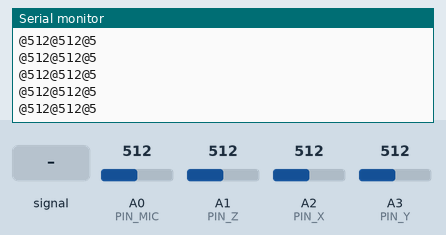
Bench run of a sketch on a simulated Arduino Uno, built with avr-gcc and run on an emulated ATmega328P. Parts: the last lines printed to the serial monitor. The inputs (shaded band) are chosen by the test bench; at power-on: A2 (PIN_X) = 512, A3 (PIN_Y) = 512, A0 (PIN_MIC) = 512, A1 (PIN_Z) = 512.

Above: at 1.2 s.
1.3 s: A0 (PIN_MIC) fed a 200 Hz sine of ±255 counts around its level
At 1.8 s:
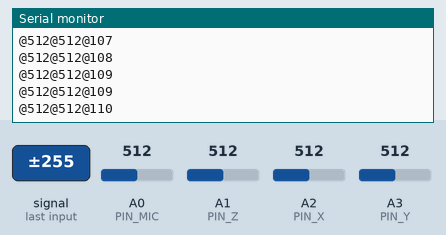
4.3 s: A2 (PIN_X) set to 716
At 5.1 s:
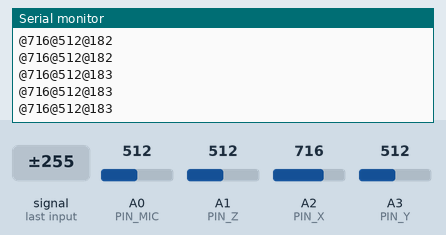
5.8 s: A3 (PIN_Y) set to 716
At 6.4 s:
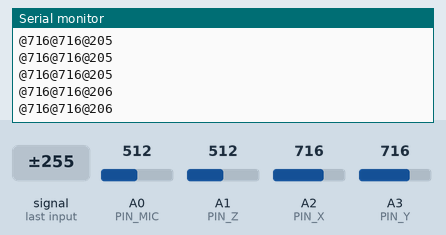
7.3 s: A0 (PIN_MIC) set to 716
At 7.8 s:
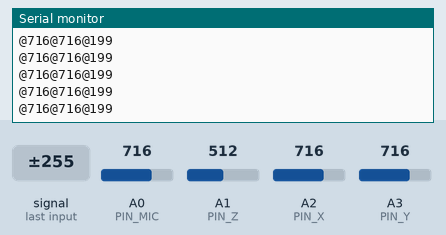
8.8 s: A0 (PIN_MIC) fed a 1000 Hz sine of ±255 counts around its level
At 9.9 s:
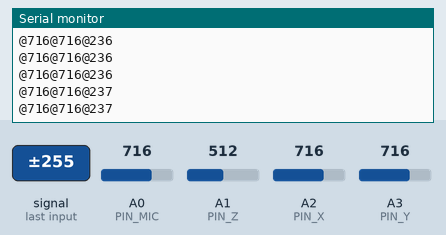
10.3 s: A0 (PIN_MIC) set to 992
At 10.9 s:
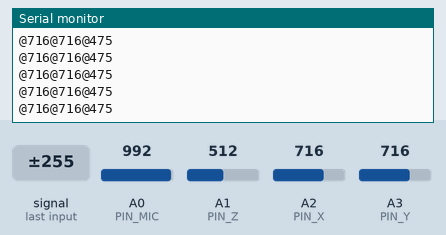
Timing chart, 0 to 12.8 s (numbered marks = the images above; inputs shaded):
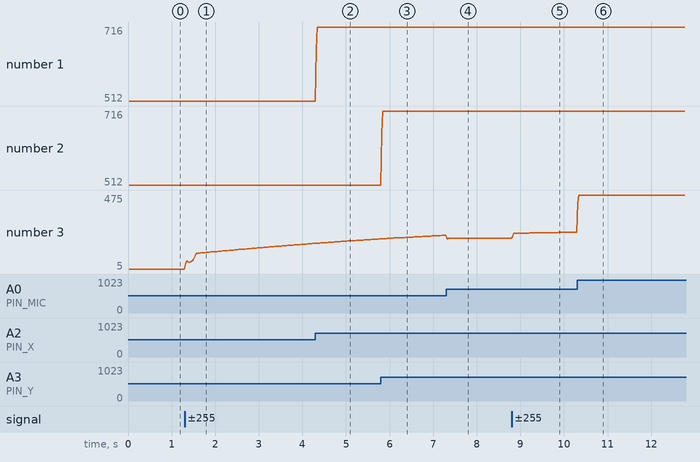

Measured:
- after the input at 1.3 s, the serial monitor: prints a new line at once (image 1)
- after the input at 7.3 s, the serial monitor: prints a new line at once (image 4)
- after the input at 8.8 s, the serial monitor: prints a new line at once (image 5)
- after the input at 10.3 s, the serial monitor: prints a new line at once (image 6)
- plotted number 3: 5 → 168 after the input at 1.3 s, 199 → 239 after the input at 8.8 s, 239 → 475 after the input at 10.3 s

The sketch:

mokugyo.ino
```cpp
#define BAUDRATE 9600
#define PIN_X   2
#define PIN_Y   3
#define PIN_Z   1
#define PIN_MIC 0
#define CNT 10
#define MIC_BASE 517

long gx, gy, gz, mic_tmp, mic_v;

void setup(){
    Serial.begin(BAUDRATE);
}

void loop() {

    gx = 0;
    gy = 0;
    gz = 0;
    mic_v = 0;

    for(int i=0; i<CNT; i++) {
        gx += analogRead(PIN_X);
        gy += analogRead(PIN_Y);
        gz += analogRead(PIN_Z);
        mic_tmp = analogRead(PIN_MIC);
        mic_v += abs(MIC_BASE - mic_tmp);
        delay(2.5);
    }

    Serial.print('@');
    Serial.print(gx/CNT, DEC);
    Serial.print('@');
    Serial.print(gy/CNT, DEC);
    //Serial.print('@');
    //Serial.print(gz/CNT, DEC);
    Serial.print('@');
    Serial.print(mic_v/CNT, DEC);
    Serial.println();
}
```
